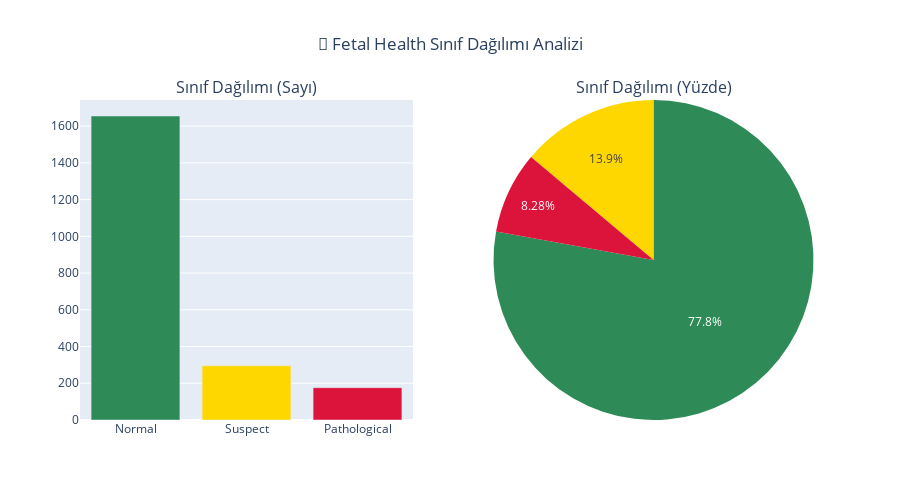

Write notebook code for a chart like this one.
### Code cell
# 🎯 Hedef Değişken Analizi
print("🎯 FETAL HEALTH SINIF DAĞILIMI")
print("=" * 40)

# Sınıf dağılımı
target_counts = df['fetal_health'].value_counts().sort_index()
target_labels = {1: 'Normal', 2: 'Suspect', 3: 'Pathological'}

print("Sayısal Dağılım:")
for key, count in target_counts.items():
    percentage = (count / len(df)) * 100
    print(f"   {target_labels[key]} ({key}): {count} örnek ({percentage:.1f}%)")

# Sınıf dengesizliği kontrolü
majority_class = target_counts.max()
minority_class = target_counts.min()
imbalance_ratio = majority_class / minority_class

print(f"\n📊 Sınıf Dengesizlik Oranı: {imbalance_ratio:.2f}")
if imbalance_ratio > 3:
    print("⚠️  Ciddi sınıf dengesizliği mevcut - özel teknikler gerekebilir")
elif imbalance_ratio > 2:
    print("⚠️  Orta seviye sınıf dengesizliği mevcut")
else:
    print("✅ Sınıf dağılımı nispeten dengeli")

# Görselleştirme
fig = make_subplots(rows=1, cols=2, 
                    subplot_titles=['Sınıf Dağılımı (Sayı)', 'Sınıf Dağılımı (Yüzde)'],
                    specs=[[{"type": "bar"}, {"type": "pie"}]])

# Bar chart
fig.add_trace(
    go.Bar(x=[target_labels[i] for i in target_counts.index], 
           y=target_counts.values,
           name="Sınıf Sayısı",
           marker_color=['#2E8B57', '#FFD700', '#DC143C']),
    row=1, col=1
)

# Pie chart
fig.add_trace(
    go.Pie(labels=[target_labels[i] for i in target_counts.index],
           values=target_counts.values,
           name="Sınıf Dağılımı",
           marker_colors=['#2E8B57', '#FFD700', '#DC143C']),
    row=1, col=2
)

fig.update_layout(
    title_text="👶 Fetal Health Sınıf Dağılımı Analizi",
    title_x=0.5,
    height=500,
    showlegend=False
)

fig.show()

### Figure 1 — Plotly figure (JSON) as saved in the notebook; plotly's stock layout.template omitted (floating-point values rounded to 4 significant figures)
{"data": [{"marker": {"color": ["#2E8B57", "#FFD700", "#DC143C"]}, "name": "Sınıf Sayısı", "type": "bar", "x": ["Normal", "Suspect", "Pathological"], "xaxis": "x", "y": [1655, 295, 176], "yaxis": "y"}, {"domain": {"x": [0.55, 1], "y": [0, 1]}, "labels": ["Normal", "Suspect", "Pathological"], "marker": {"colors": ["#2E8B57", "#FFD700", "#DC143C"]}, "name": "Sınıf Dağılımı", "type": "pie", "values": [1655, 295, 176]}], "layout": {"annotations": [{"font": {"size": 16}, "showarrow": false, "text": "Sınıf Dağılımı (Sayı)", "x": 0.225, "xanchor": "center", "xref": "paper", "y": 1, "yanchor": "bottom", "yref": "paper"}, {"font": {"size": 16}, "showarrow": false, "text": "Sınıf Dağılımı (Yüzde)", "x": 0.775, "xanchor": "center", "xref": "paper", "y": 1, "yanchor": "bottom", "yref": "paper"}], "height": 500, "showlegend": false, "title": {"text": "👶 Fetal Health Sınıf Dağılımı Analizi", "x": 0.5}, "xaxis": {"anchor": "y", "domain": [0, 0.45]}, "yaxis": {"anchor": "x", "domain": [0, 1]}}}
